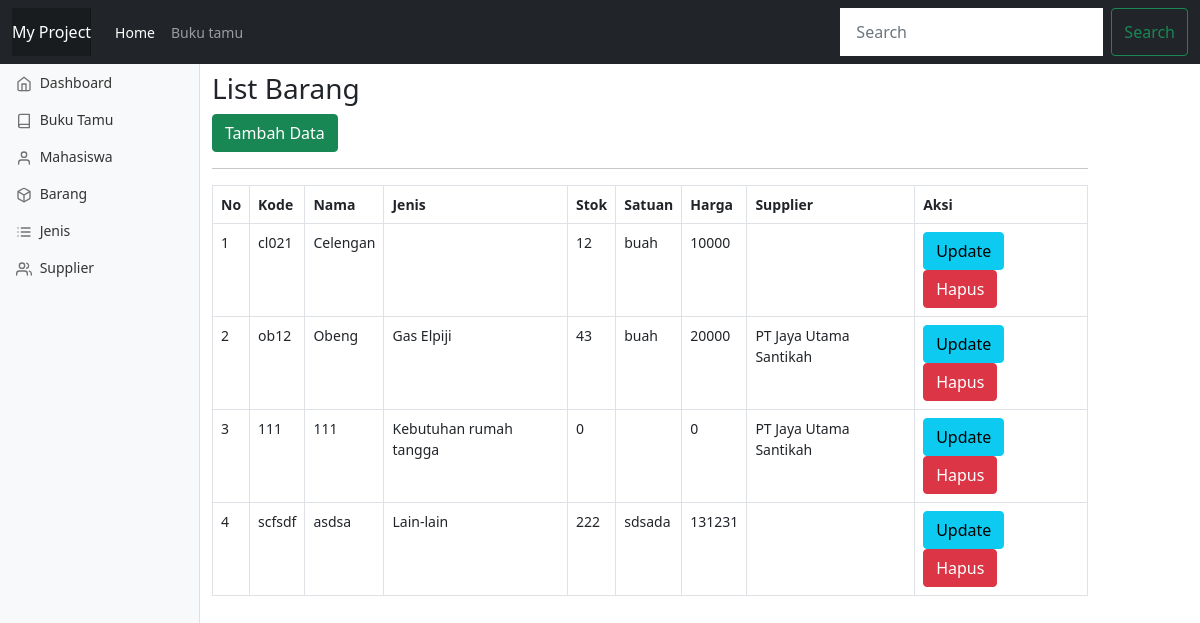
The app's page /index.php?p=list_brg with its own data.
### tables this page shows
CREATE TABLE `barang` (
  `id` int(11) NOT NULL,
  `kode_barang` varchar(10) NOT NULL,
  `nama_barang` varchar(50) NOT NULL,
  `satuan` varchar(20) NOT NULL,
  `id_jenis` int(11) NOT NULL,
  `id_supplier` int(11) NOT NULL,
  `harga` double NOT NULL,
  `stok` int(11) NOT NULL
);

CREATE TABLE `jenis` (
  `id` int(11) NOT NULL,
  `nama_jenis` varchar(50) NOT NULL,
  `keterangan` text NOT NULL
);

CREATE TABLE `supplier` (
  `id` int(11) NOT NULL,
  `nama_supplier` varchar(50) NOT NULL,
  `notelp` varchar(15) NOT NULL,
  `email` varchar(25) NOT NULL,
  `alamat` varchar(100) NOT NULL
);

### Class_koneksi.php (called while the page is built, shortened)
<?php
class Koneksi
{
	private $host = 'localhost';
    private $db = 'project';
    private $user = 'root';
    private $pass = '';
    protected $conn;
	function __construct()
	{
		if (!isset($this->conn)) {
        	$this->conn = new mysqli($this->host,$this->user,$this->pass,$this->db);
        }
        return $this->conn;
	}
}

### Class_crud.php (called while the page is built, shortened)
<?php
include 'class_koneksi.php';
class Crud extends Koneksi{
	public function readData($table,$idtable,$id_value)
	{
		$q 		= "SELECT * FROM $table";
		if ($idtable != null) {
			$q.=" WHERE $idtable='".$id_value."'";
		}
		$result = $this->conn->query($q);
		$rows 	= array();
		while($row=$result->fetch_assoc()){
			$rows[]=$row;
		}
		return $rows;
	}
}
 ?>

### barang/index.php (the view)
<h3>List Barang</h3>
<a href="index.php?p=input_brg" class="btn btn-success">Tambah Data</a>
<hr/>
<table class="table table-bordered" width="60%">
    <tr>
        <th>No</th>
        <th>Kode</th>
        <th>Nama</th>
        <th>Jenis</th>
        <th>Stok</th>
        <th>Satuan</th>
        <th>Harga</th>
        <th>Supplier</th>
        <th>Aksi</th>
    </tr>
    <?php
    include 'Class_crud.php';
    $crud = new Crud();
    $data = $crud->readData('barang',null,null);
    $no = 1;
    foreach($data as $row)
    {
        echo "<tr>";
        echo "<td>".$no."</td>";
        echo "<td>".$row['kode_barang']."</td>";
        echo "<td>".$row['nama_barang']."</td>";
        $jenis = $crud->readData('jenis','id',$row['id_jenis']);
        if ($jenis) {
            foreach($jenis as $row2)
            {
                echo "<td>".$row2['nama_jenis']."</td>";
            }
        }else echo "<td></td>";
        echo "<td>".$row['stok']."</td>";
        echo "<td>".$row['satuan']."</td>";
        echo "<td>".$row['harga']."</td>";
        $supplier = $crud->readData('supplier','id',$row['id_supplier']);
        if ($supplier) {
            foreach($supplier as $row2)
            {
                echo "<td>".$row2['nama_supplier']."</td>";
            }
        }else echo "<td></td>";
        echo "<td>
        <a class='btn btn-info' href='index.php?p=edit_brg&id=".$row['id']."'>Update</a>
        <a class='btn btn-danger' href='index.php?p=hapus_brg&id=".$row['id']."'>Hapus</a></td>";
        echo "</tr>";
        $no++;
    }
    ?>
</table>

### css/dashboard.css (style rules this page uses)
body { font-size: .875rem; }

### index.php (style rules this page uses)
body { min-height: 75rem; padding-top: 4.5rem; }

### records on screen
barang: kode_barang "cl021", nama_barang "Celengan", stok "12", satuan "buah", harga "10000"
barang: kode_barang "ob12", nama_barang "Obeng", stok "43", satuan "buah", harga "20000"
jenis: nama_jenis "Gas Elpiji"
supplier: nama_supplier "PT Jaya Utama Santikah"
barang: kode_barang "111", nama_barang "111", stok "0", harga "0"
jenis: nama_jenis "Kebutuhan rumah tangga"
barang: kode_barang "scfsdf", nama_barang "asdsa", stok "222", satuan "sdsada", harga "131231"
jenis: nama_jenis "Lain-lain"
